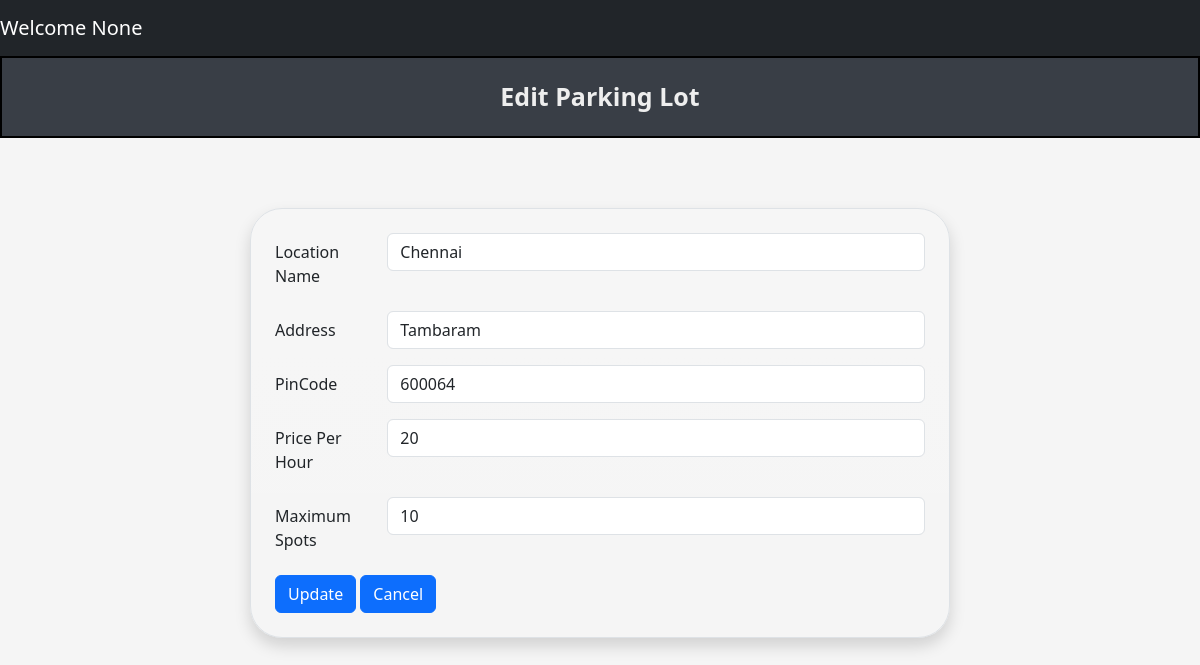
/admin/edit?lot_id=1, run on the app's committed database.
### tables this page shows
CREATE TABLE ParkingLot (
            lot_id INTEGER PRIMARY KEY AUTOINCREMENT,
            location_name TEXT NOT NULL,
            address TEXT NOT NULL,
            pincode TEXT NOT NULL,
            price INTEGER NOT NULL, 
            maxSpots INTEGER NOT NULL
        );

### controllers/admin_controller.py (the view, shortened to what this page needs)
@admin.route('/admin/edit', methods=['GET', 'POST'])
def editSpot():
    lot_id = request.args.get('lot_id', type=int)
    print("Lot id : ", lot_id)
    parkinglotdata = fetch_parking_lot(lot_id)
    return render_template("admin/editParkinglot.html", parking_lot_data = parkinglotdata, lot_id = lot_id)

### models/parking_lot.py (called while the page is built)
def fetch_parking_lot(lot_id):
    connection = sqlite3.connect(DATABASE_PARKING)
    cur = connection.cursor()
    cur.execute(
        '''
            Select * from ParkingLot where lot_id = (?)
        ''',(lot_id,)
    )
    parkinglotData = cur.fetchone()
    connection.commit()
    connection.close()
    return parkinglotData

### templates/admin/editParkinglot.html (shortened to what this page needs)
{% extends "navbar.html" %}
{% block content %}
    <div class="title"> Edit Parking Lot </div>
    <div style="padding: 50px;" class="d-flex justify-content-center align-items-center min-vh-50">
        <form id="lotForm" class="border p-4 bg-gradient rounded-5 shadow" style="width: 100%; max-width: 700px;">
            <div class="row mb-3">
                <label for="locationName" class="col-sm-2 col-form-label">Location Name</label>
                <div class="col-sm-10">
                    <input type="text" class="form-control" id="locationName" value="{{ parking_lot_data[1] }}" required>
                </div>
            </div>
            <div class="row mb-3">
                <label for="address" class="col-sm-2 col-form-label">Address</label>
                <div class="col-sm-10">
                    <input type="text" class="form-control" id="address" value = "{{parking_lot_data[2]}}"required>
                </div>
            </div>
            <div class="row mb-3">
                <label for="pincode" class="col-sm-2 col-form-label">PinCode</label>
                <div class="col-sm-10">
                    <input type="number" class="form-control" id="pincode" value="{{parking_lot_data[3]}}" required>
                </div>
            </div>
            <div class="row mb-3">
                <label for="pricePerHour" class="col-sm-2 col-form-label">Price Per Hour</label>
                <div class="col-sm-10">
                    <input type="number" class="form-control" id="pricePerHour" value="{{parking_lot_data[4]}}" required>
                </div>
            </div>
            <div class="row mb-3">
                <label for="maxSpots" class="col-sm-2 col-form-label">Maximum Spots</label>
                <div class="col-sm-10">
                    <input type="number" class="form-control" id="maxSpots" value="{{parking_lot_data[5]}}" required>
                </div>
            </div>
            <span>
                <button id="update" type="submit" class="btn btn-primary" >Update</button>
                <button id="cancel" type="button" class="btn btn-primary" onclick="window.location.href='/admin/dashboard'">Cancel</button>
            </span>
        </form>
    </div>
{% endblock %}

### static/css/style.css (style rules this page uses)
body { background-color: #f5f5f5; justify-content: center; }
.title { background-color: #393E46; border: 2px solid black; text-align: center; padding: 20px; font-weight: bold; font-size: 25px; margin-bottom: 20px; color: #EEEEEE; }

### data on the page
ParkingLot: location_name "Chennai", address "Tambaram", pincode "600064", price "20", maxSpots "10"

### other printed values
{{ session.get('name') }} "None"
